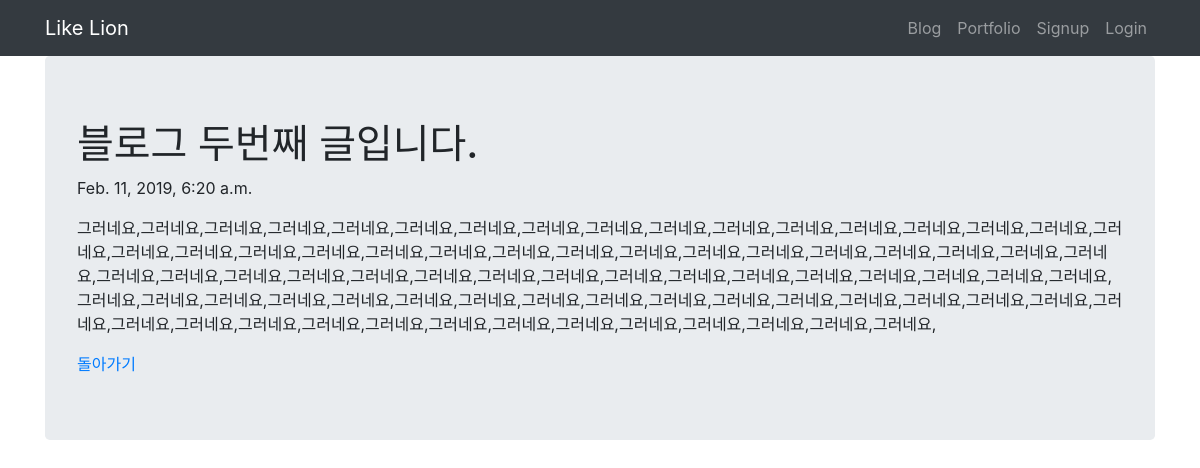
The app's page /blog/2/ with its own data.
### blog/models.py (models this page shows, shortened)
class Blog(models.Model):
    title = models.CharField(max_length=200)
    pub_date = models.DateTimeField('date published')
    body = models.TextField()

### blog/views.py (the view)
# urls.py: path('<int:blog_id>/', views.detail, name='detail'),
def detail(request, blog_id):
    blog_detail = get_object_or_404(Blog, pk=blog_id)
    return render(request, 'blog/detail.html', {'blog': blog_detail})

### blog/templates/blog/detail.html
{% extends 'base.html' %}
{% block content %}
    <div class="container jumbotron">
        <h1>{{ blog.title }}</h1>
        <p>{{ blog.pub_date }}</p>
        <p>{{ blog.body }}</p>
        <a href="{% url 'blog' %}">돌아가기</a>
    </div>
{% endblock %}

### records on screen
Blog: title "블로그 두번째 글입니다.", pub_date "Feb. 11, 2019, 6:20 a.m.", body "그러네요,그러네요,그러네요,그러네요,그러네요,그러네요,그러네요,그러네요,그러네요,그러네요,그러네요,그러네요,그러네요,그러네요,그러네요,그러네요,그러네요,그러네요,그러네요,그러네요,그러네요,그러네요,그러네요,그러네요,그러네요,그러네요,그러네요,그러네요,그러네요,그러네요,그러네요,그러네요,그러네요,그러네요,그러네요,그러네요,그러네요,그러네요,그러네요,그러네요,그러네요,그러네요,그러네요,그러네요,그러네요,그러네요,그러네요,그러네요,그러네요,그러네요,그러네요,그러네요,그러네요,그러네요,그러네요,그러네요,그러네요,그러네요,그러네요,그러네요,그러네요,그러네요,그러네요,그러네요,그러네요,그러네요,그러네요,그러네요,그러네요,그러네요,그러네요,그러네요,그러네요,그러네요,그러네요,그러네요,그러네요,그러네요,그러네요,"
